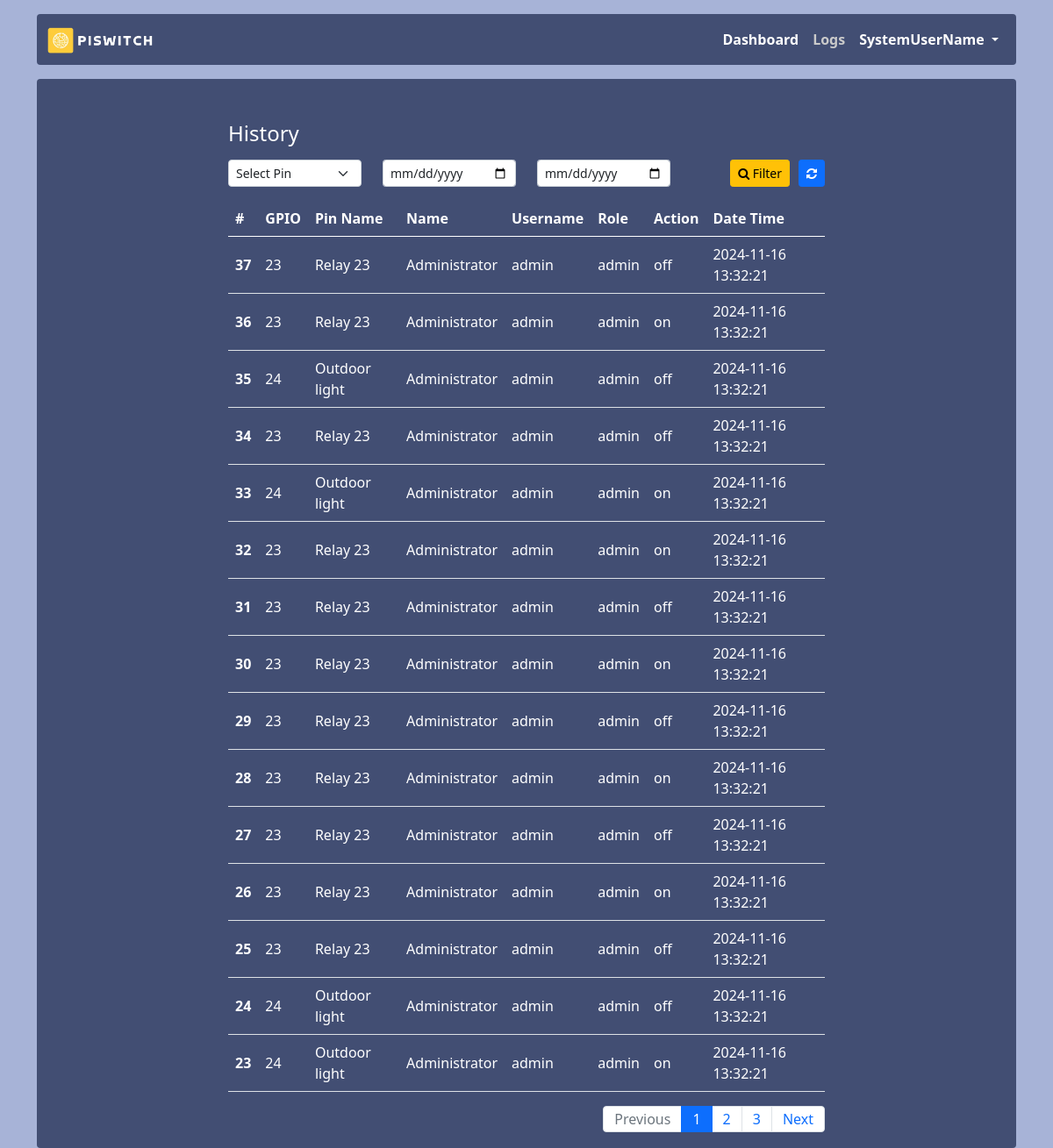
/logs (signed in), run on an earlier commit of the app's database.
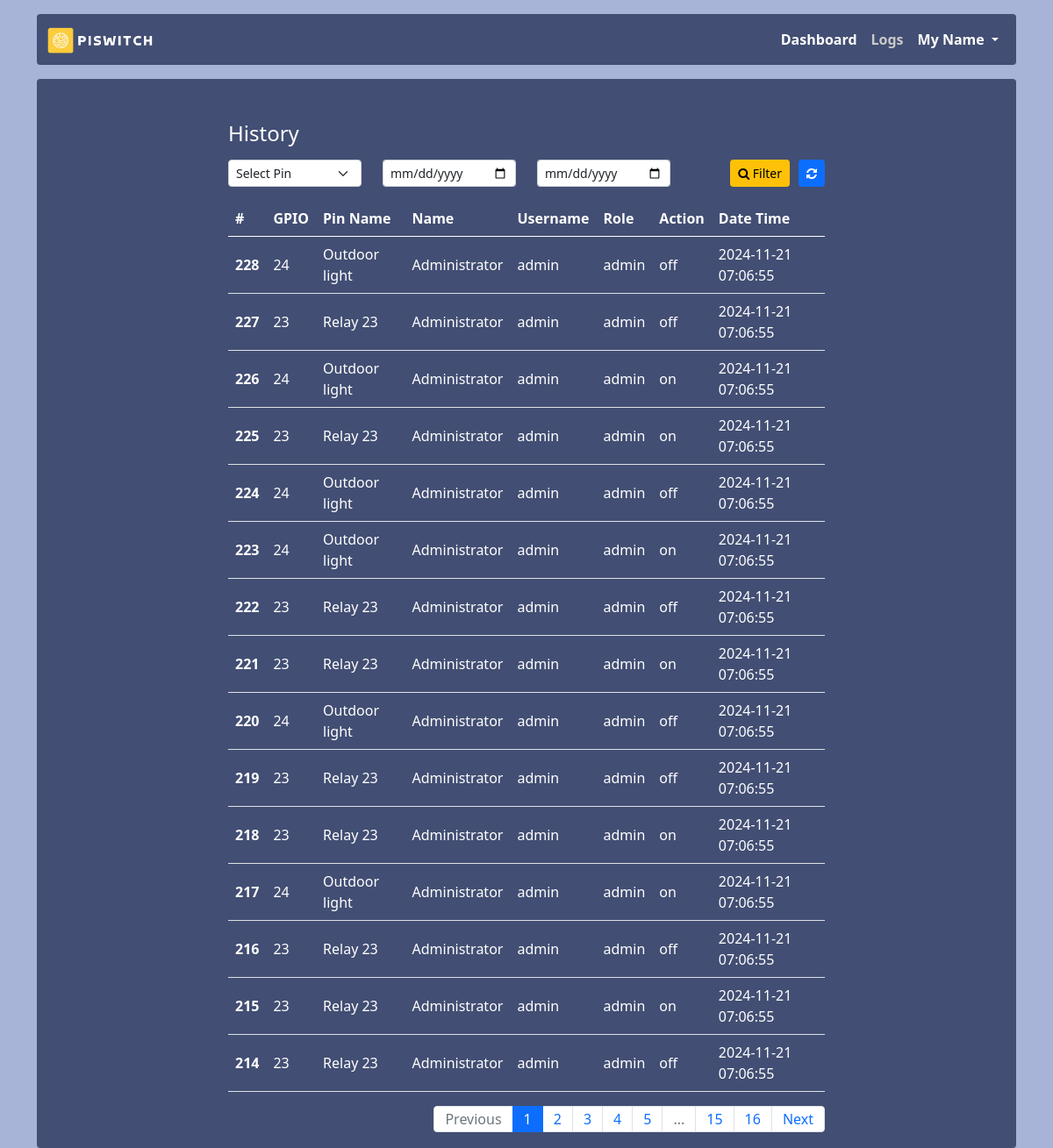
And on a later commit of the database.
### app.py (models this page shows, shortened)
class Logs(db.Model):
    id = db.Column(db.Integer, primary_key = True)
    pin_number = db.Column(db.String(255))
    pin_name = db.Column(db.String(255))
    name = db.Column(db.String(255))
    username = db.Column(db.String(20))
    role = db.Column(db.String(20))
    action = db.Column(db.String(20))
    created_at = db.Column(db.DateTime, default=datetime.utcnow())

### app.py (the view)
@app.route('/logs')
@login_required
def logs():
    filter = {}
    page = request.args.get('page', 1, type=int)  # Get current page from request, default is 1
    per_page = 15  # Number of items per page
    date_from = request.args.get('date_from')
    filter['date_from'] = date_from
    date_to = request.args.get('date_to')
    filter['date_to'] = date_to
    gpio = request.args.get('gpio')
    logs = Logs.query
    if gpio:
        filter['gpio'] = int(gpio)
        logs = logs.filter_by(pin_number=gpio)
    if date_from and date_from != 'None':
        date_from = datetime.strptime(date_from, "%Y-%m-%d")
        logs = logs.filter(func.date(Logs.created_at) >= date_from)
    if date_to and date_to != 'None':
        date_to = datetime.strptime(date_to, "%Y-%m-%d")
        logs = logs.filter(func.date(Logs.created_at) <= date_to)
    logs = logs.order_by(Logs.id.desc()).paginate(page=page, per_page=per_page)
    pins = Pins.query.all()
    return render_template('logs/logs.html', logs=logs, pins=pins, filter=filter)

### app.py (called while the page is built)
def login_required(f):
    @wraps(f)
    def decorated_function(*args, **kwargs):
        if session.get("user_id") is None:
            return redirect("/login")
        return f(*args, **kwargs)
    return decorated_function

### templates/logs/logs.html (shortened to what this page needs)
{% extends 'layout.html' %}
{% block content %}
<h4 class="mb-3">History</h4>
<div class="col-md-12">
    <form action="{{url_for('logs')}}" method="get">
        <div class="row">
            <div class="col-sm-3">
                <select class="form-select form-select-sm" name="gpio" id="gpio">
                    <option value="">Select Pin</option>
                </select>
            </div>
            <div class="col-sm-3">
                <input type="date" name="date_from" class="form-control form-control-sm" id="date_from" value="{{ filter['date_from'] }}"  id="datepicker" width="276" />
            </div>
            <div class="col-sm-3">
                <input type="date" name="date_to" class="form-control form-control-sm" id="date_to" value="{{ filter['date_to'] }}" />
            </div>
            <div class="col-sm-3">
                <a href="{{ url_for('logs')}}" class="btn btn-sm btn-primary float-end ml-10"><i class="fa fa-refresh" aria-hidden="true"></i></a>
                <button type="submit" class="btn btn-sm btn-warning float-end "><i class="fa fa-search" aria-hidden="true"></i> Filter</button>
            </div>
        </div>
    </form>
</div>
<table class="table mt-3">
    <thead>
        <tr>
            <th scope="col">#</th>
            <th scope="col">GPIO</th>
            <th scope="col">Pin Name</th>
            <th scope="col">Name</th>
            <th scope="col">Username</th>
            <th scope="col">Role</th>
            <th scope="col">Action</th>
            <th scope="col">Date Time</th>
        </tr>
    </thead>
    <tbody>
        {% for log in logs%}
            <tr>
                <th scope="row">{{log.id}}</th>
                <td>{{log.pin_number}}</td>
                <td>{{log.pin_name}}</td>
                <td>{{log.name}}</td>
                <td>{{log.username}}</td>
                <td>{{log.role}}</td>
                <td>{{log.action}}</td>
                <td>{{log.created_at.strftime("%Y-%m-%d %H:%M:%S")}}</td>
            </tr>
        {% endfor %}
    </tbody>
</table>
        <nav aria-label="Page navigation example">
    <ul class="pagination float-end">
        {% if logs.has_prev %}
        <li class="page-item">
            <a class="page-link" href="?page={{ logs.prev_num }}&gpio={{filter.gpio}}&date_from={{ filter.date_from }}&date_to={{ filter.date_to }}">Previous</a>
        </li>
        {% else %}
        <li class="page-item disabled"><span class="page-link">Previous</span></li>
        {% endif %}
        {% for page_num in logs.iter_pages() %}
        {% if page_num %}
        {% if page_num != logs.page %}
        <li class="page-item"><a class="page-link" href="?page={{ page_num }}&gpio={{filter.gpio}}&date_from={{ filter.date_from }}&date_to={{ filter.date_to }}">{{ page_num }}</a></li>
        {% else %}
        <li class="page-item active" aria-current="page">
            <span class="page-link">{{ page_num }}</span>
        </li>
        {% endif %}
        {% else %}
        <li class="page-item disabled"><span class="page-link">...</span></li>
        {% endif %}
        {% endfor %}
        {% if logs.has_next %}
        <li class="page-item">
            <a class="page-link" href="?page={{ logs.next_num }}&gpio={{filter.gpio}}&date_from={{ filter.date_from }}&date_to={{ filter.date_to }}">Next</a>
        </li>
        {% else %}
        <li class="page-item disabled"><span class="page-link">Next</span></li>
        {% endif %}
    </ul>
</nav>
{% endblock %}

What changed in the data, as far as the page shows it:
no longer on this page (row unchanged): Logs: id "37", pin_number "23", pin_name "Relay 23", name "Administrator", username "admin", role "admin", action "off", created_at "2024-11-16 13:32:21"
no longer on this page (row unchanged): Logs: id "36", pin_number "23", pin_name "Relay 23", name "Administrator", username "admin", role "admin", action "on", created_at "2024-11-16 13:32:21"
no longer on this page (row unchanged): Logs: id "35", pin_number "24", pin_name "Outdoor light", name "Administrator", username "admin", role "admin", action "off", created_at "2024-11-16 13:32:21"
no longer on this page (row unchanged): Logs: id "34", pin_number "23", pin_name "Relay 23", name "Administrator", username "admin", role "admin", action "off", created_at "2024-11-16 13:32:21"
no longer on this page (row unchanged): Logs: id "33", pin_number "24", pin_name "Outdoor light", name "Administrator", username "admin", role "admin", action "on", created_at "2024-11-16 13:32:21"
no longer on this page (row unchanged): Logs: id "32", pin_number "23", pin_name "Relay 23", name "Administrator", username "admin", role "admin", action "on", created_at "2024-11-16 13:32:21"
no longer on this page (row unchanged): Logs: id "31", pin_number "23", pin_name "Relay 23", name "Administrator", username "admin", role "admin", action "off", created_at "2024-11-16 13:32:21"
no longer on this page (row unchanged): Logs: id "30", pin_number "23", pin_name "Relay 23", name "Administrator", username "admin", role "admin", action "on", created_at "2024-11-16 13:32:21"
no longer on this page (row unchanged): Logs: id "29", pin_number "23", pin_name "Relay 23", name "Administrator", username "admin", role "admin", action "off", created_at "2024-11-16 13:32:21"
no longer on this page (row unchanged): Logs: id "28", pin_number "23", pin_name "Relay 23", name "Administrator", username "admin", role "admin", action "on", created_at "2024-11-16 13:32:21"
no longer on this page (row unchanged): Logs: id "27", pin_number "23", pin_name "Relay 23", name "Administrator", username "admin", role "admin", action "off", created_at "2024-11-16 13:32:21"
no longer on this page (row unchanged): Logs: id "26", pin_number "23", pin_name "Relay 23", name "Administrator", username "admin", role "admin", action "on", created_at "2024-11-16 13:32:21"
no longer on this page (row unchanged): Logs: id "25", pin_number "23", pin_name "Relay 23", name "Administrator", username "admin", role "admin", action "off", created_at "2024-11-16 13:32:21"
no longer on this page (row unchanged): Logs: id "24", pin_number "24", pin_name "Outdoor light", name "Administrator", username "admin", role "admin", action "off", created_at "2024-11-16 13:32:21"
no longer on this page (row unchanged): Logs: id "23", pin_number "24", pin_name "Outdoor light", name "Administrator", username "admin", role "admin", action "on", created_at "2024-11-16 13:32:21"
added Logs: id "228", pin_number "24", pin_name "Outdoor light", name "Administrator", username "admin", role "admin", action "off", created_at "2024-11-21 07:06:55"
added Logs: id "227", pin_number "23", pin_name "Relay 23", name "Administrator", username "admin", role "admin", action "off", created_at "2024-11-21 07:06:55"
added Logs: id "226", pin_number "24", pin_name "Outdoor light", name "Administrator", username "admin", role "admin", action "on", created_at "2024-11-21 07:06:55"
added Logs: id "225", pin_number "23", pin_name "Relay 23", name "Administrator", username "admin", role "admin", action "on", created_at "2024-11-21 07:06:55"
added Logs: id "224", pin_number "24", pin_name "Outdoor light", name "Administrator", username "admin", role "admin", action "off", created_at "2024-11-21 07:06:55"
added Logs: id "223", pin_number "24", pin_name "Outdoor light", name "Administrator", username "admin", role "admin", action "on", created_at "2024-11-21 07:06:55"
added Logs: id "222", pin_number "23", pin_name "Relay 23", name "Administrator", username "admin", role "admin", action "off", created_at "2024-11-21 07:06:55"
added Logs: id "221", pin_number "23", pin_name "Relay 23", name "Administrator", username "admin", role "admin", action "on", created_at "2024-11-21 07:06:55"
added Logs: id "220", pin_number "24", pin_name "Outdoor light", name "Administrator", username "admin", role "admin", action "off", created_at "2024-11-21 07:06:55"
added Logs: id "219", pin_number "23", pin_name "Relay 23", name "Administrator", username "admin", role "admin", action "off", created_at "2024-11-21 07:06:55"
added Logs: id "218", pin_number "23", pin_name "Relay 23", name "Administrator", username "admin", role "admin", action "on", created_at "2024-11-21 07:06:55"
added Logs: id "217", pin_number "24", pin_name "Outdoor light", name "Administrator", username "admin", role "admin", action "on", created_at "2024-11-21 07:06:55"
added Logs: id "216", pin_number "23", pin_name "Relay 23", name "Administrator", username "admin", role "admin", action "off", created_at "2024-11-21 07:06:55"
added Logs: id "215", pin_number "23", pin_name "Relay 23", name "Administrator", username "admin", role "admin", action "on", created_at "2024-11-21 07:06:55"
added Logs: id "214", pin_number "23", pin_name "Relay 23", name "Administrator", username "admin", role "admin", action "off", created_at "2024-11-21 07:06:55"
Also different on the page:
{{ session.name }}: "SystemUserName" → "My Name"
new list line: "4"
new list line: "5"
new list line: "15"
new list line: "16"
